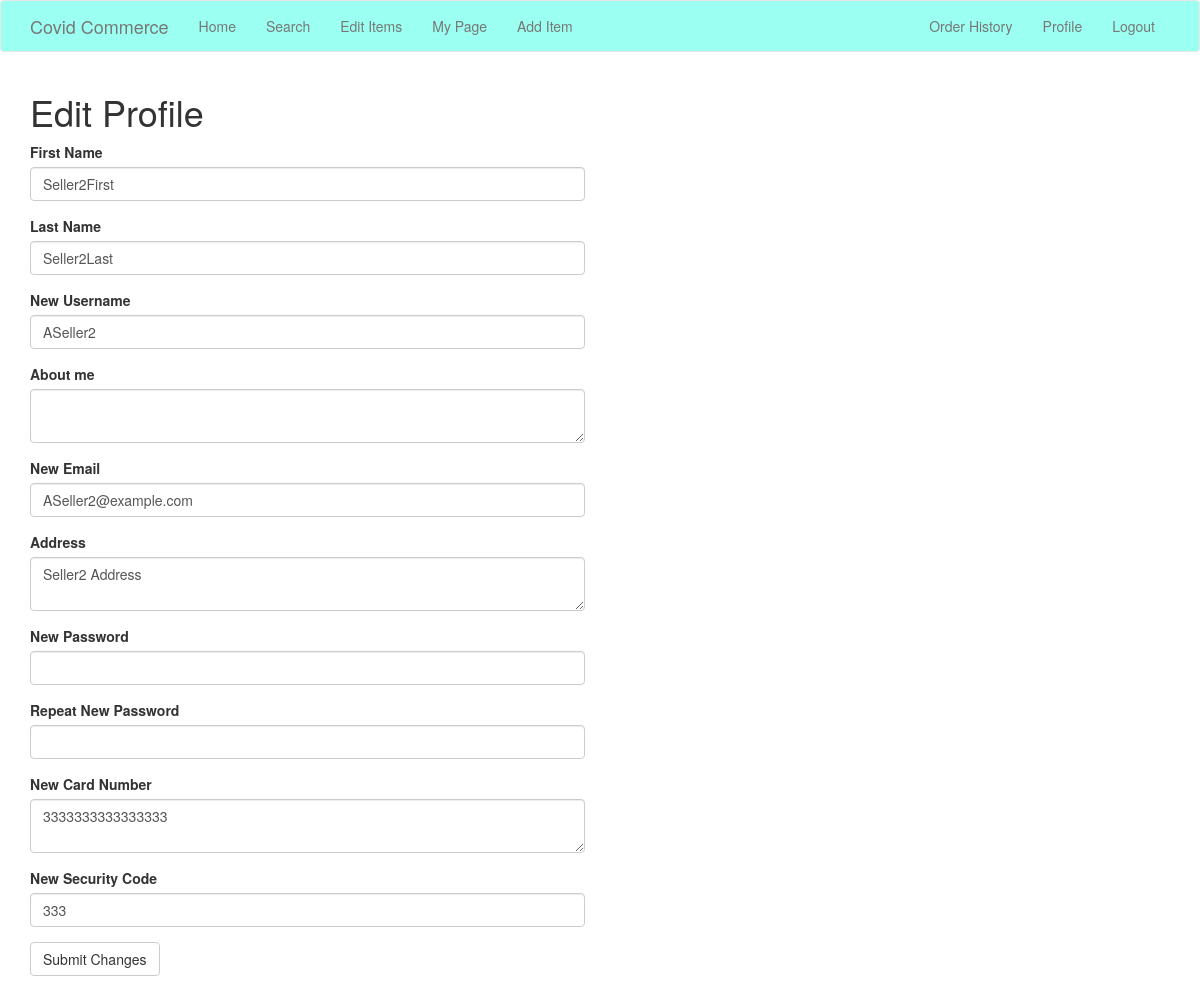
Screenshot of /edit_profile (signed in) with the database file from the repository.
### app/models.py (models this page shows, shortened)
class User(UserMixin, db.Model):
    id = db.Column(db.Integer, primary_key=True)
    username = db.Column(db.String(64), index=True, unique=True)
    email = db.Column(db.String(120), index=True, unique=True)
    password_hash = db.Column(db.String(128))
    first_name = db.Column(db.String(100))
    last_name = db.Column(db.String(100))
    about_seller = db.Column(db.String(140))
    address = db.Column(db.String(200))
    card_number = db.Column(db.String(16))
    security_code = db.Column(db.String(3))
    items = db.relationship('Item', backref='supplier', lazy='dynamic')
    is_seller = db.Column(db.Boolean, default = True)
    in_cart = db.relationship('Item', secondary = cart, primaryjoin = (cart.c.buyer_id == id), backref = db.backref('cart', lazy = 'dynamic'), lazy = 'dynamic') # All of the items in a buyer's cart
    orders_to = db.relationship('Sellerorder', backref='supplier', lazy='dynamic') # Order made to a seller
    orders_by = db.relationship('Buyerorder', backref='customer', lazy='dynamic') # Order made by a buyer
    orders_involved_in = db.relationship('Buyerorder', secondary = sellerBuyerOrder, primaryjoin = (sellerBuyerOrder.c.seller_id == id), backref = db.backref('sellerBuyerOrder', lazy = 'dynamic'), lazy = 'dynamic') # All of the items in this order
    reports = db.relationship('Report', backref='reported', lazy='dynamic')
    reviews = db.relationship('Review', backref='reviewer', lazy='dynamic')

### app/routes.py (the view)
@app.route('/edit_profile', methods=['GET', 'POST'])
@login_required
def edit_profile():
    if (current_user.is_seller == True):
        form = EditSellerForm(current_user.username, current_user.email)
    else:
        form = EditBuyerForm(current_user.username, current_user.email)
    if form.validate_on_submit():
        current_user.username = form.username.data
        current_user.email = form.email.data
        current_user.set_password(form.password.data)
        current_user.first_name = form.firstname.data
        current_user.last_name = form.lastname.data
        if (current_user.is_seller == True):
            current_user.about_seller = form.about_seller.data
        current_user.address = form.address.data
        current_user.card_number = form.card_number.data
        current_user.security_code = form.security_code.data
        db.session.commit()
        flash('Your profile has been saved.')
        return redirect(url_for('edit_profile'))
    elif request.method == 'GET':
        form.username.data = current_user.username
        form.email.data = current_user.email
        form.firstname.data = current_user.first_name
        form.lastname.data = current_user.last_name
        if (current_user.is_seller == True):
            form.about_seller.data = current_user.about_seller
        form.address.data = current_user.address
        form.card_number.data = current_user.card_number
        form.security_code.data = current_user.security_code
    return render_template('edit_profile.html', title='Edit Profile', form=form)

### app/forms.py (shortened to what this page needs)
class EditSellerForm(FlaskForm):
    firstname = StringField('First Name', validators=[DataRequired()])
    lastname = StringField('Last Name', validators=[DataRequired()])
    username = StringField('New Username', validators=[DataRequired()])
    about_seller = TextAreaField('About me', validators=[Length(min=0, max=140)])
    email = StringField('New Email', validators=[DataRequired(), Email()])
    address = TextAreaField('Address', [Length(min=0, max=200)])
    password = PasswordField('New Password', validators=[DataRequired()])
    password2 = PasswordField('Repeat New Password', validators=[DataRequired(), EqualTo('password')])
    card_number = TextAreaField('New Card Number', [Length(min=16, max=16)])
    security_code = StringField('New Security Code', validators=[DataRequired()])
    submit = SubmitField('Submit Changes')
    def __init__(self, original_username, original_email, *args, **kwargs):
        super(EditSellerForm, self).__init__(*args, **kwargs)
        self.original_username = original_username
        self.original_email = original_email

### app/models.py (called while the page is built)
@login.user_loader
def load_user(id):
    user = User.query.get(int(id))
    return user

### app/routes.py (called while the page is built)
@app.before_request
def before_request():
    if current_user.is_authenticated:
        current_user.last_seen = datetime.utcnow()
        db.session.add(current_user)
        db.session.commit()

### app/templates/edit_profile.html
{% extends "base.html" %}
{% import 'bootstrap/wtf.html' as wtf %}
{% block app_content %}
    <h1>{{ title }}</h1>
    <div class="row">
        <div class="col-md-6">
            {{ wtf.quick_form(form) }}
        </div>
    </div>
{% endblock %}

### rows the page displays
User: username "ASeller2", email "ASeller2@example.com", address "Seller2 Address", card_number "3333333333333333", security_code "333"

### other values shown
{{ title }} "Edit Profile"
